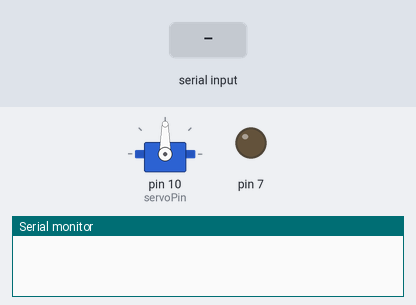
This sketch was run on a simulated Arduino Uno, built with avr-gcc and run on an emulated ATmega328P. On the bench: servo, output pins drawn as LEDs (lit = HIGH), the last lines printed to the serial monitor. The test bench sets the inputs (shaded band).

Above: at 1.2 s.
1.3 s: "1\n" received over the second serial link
At 2.5 s:
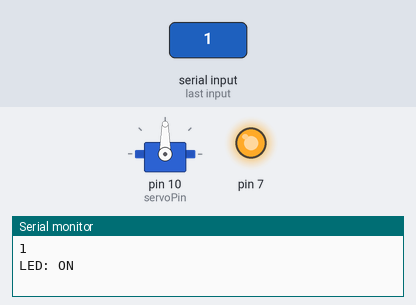
2.8 s: "7\n" received over the second serial link
At 3.9 s:
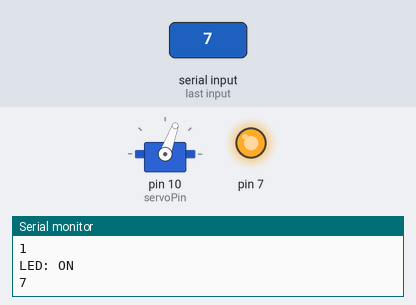
4.3 s: "0\n" received over the second serial link
At 5.0 s:
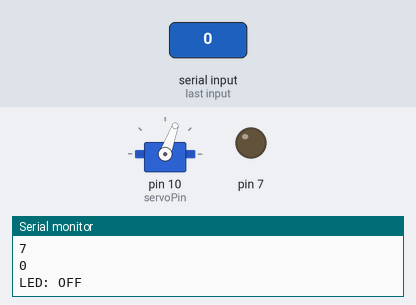
5.8 s: "8\n" received over the second serial link
At 6.1 s:
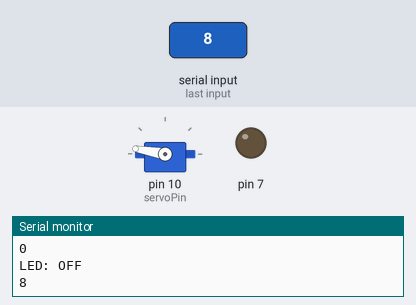
7.3 s: "1\n" received over the second serial link
At 8.5 s:
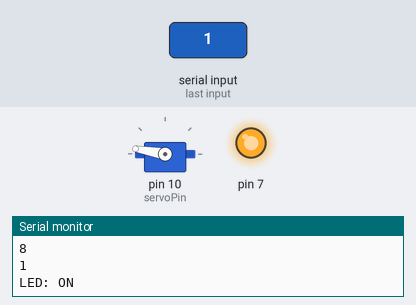
Timing chart, 0 to 9.8 s (numbered marks = the images above; inputs shaded):
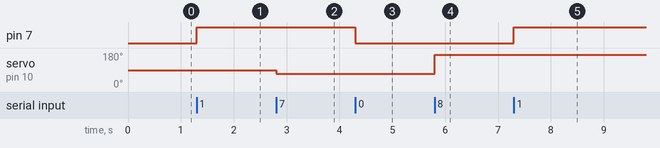

Measured:
- after the input at 1.3 s, pin 7: LOW → HIGH at once
- after the input at 2.8 s, servo on pin 10 (servoPin): 90° → 70° at once
- after the input at 4.3 s, pin 7: HIGH → LOW at once
- after the input at 5.8 s, servo on pin 10 (servoPin): 70° → 170° at once
- after the input at 7.3 s, pin 7: LOW → HIGH at once

The sketch:

LED_SERVO.ino
```cpp
#include <SoftwareSerial.h>
#include <Servo.h>

SoftwareSerial DroneBT(2,3); // Using pin 2 for RX and pin 3 for TX
Servo myservo;

#define servoPin 10

char incoming_value = 0;
int servoAngle = 0;

void setup() {
  // put your setup code here, to run once:

 pinMode(7, OUTPUT);

  myservo.attach(servoPin);
  Serial.begin(9600);
  DroneBT.begin(9600);
}

void loop() {
  // put your main code here, to run repeatedly:
  if (DroneBT.available() > 0) {
    incoming_value = DroneBT.read();
    Serial.print(incoming_value);
    Serial.print("\n");

    if (incoming_value == '1') {
      digitalWrite(7, HIGH);
//      myservo.write(70);
//      delay(500);
      Serial.println("LED: ON");
    } else if (incoming_value == '0') {
      digitalWrite(7, LOW);
//      myservo.write(180);
//      delay(500);
      Serial.println("LED: OFF");
    } else if (incoming_value == '7') {
      myservo.write(70);
      delay(500);
    } else if (incoming_value == '8') {
      myservo.write(170);
      delay(500);
    }
  }

}
```
